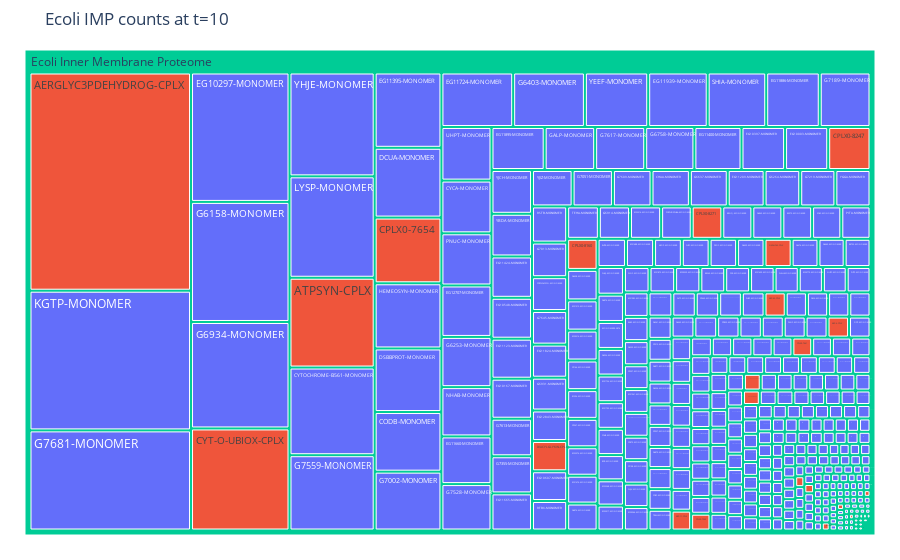

Notebook source saved alongside this figure:
### Code cell
fig = px.treemap(df_scatter_plot,\
                 path=[px.Constant("Ecoli Inner Membrane Proteome"), 'protein'], \
                 values="t10", custom_data = ["common_name", "t10_count_percent"], color = "type", \
                 title="Ecoli IMP counts at t=10")
# fig.data[0].textinfo = 'name'
# fig.update_traces(textinfo='label+text', textfont_size=12)
fig.update_traces(hovertemplate='''Count: %{value} <br>Percent: %{customdata[1]}<br>Name: %{customdata[0]}''')

fig.update_traces(root_color="lightgrey")
fig.update_layout(margin = dict(t=50, l=25, r=25, b=25))

fig.show()

### Figure 1 — Plotly figure (JSON) as saved in the notebook; plotly's stock layout.template omitted (floating-point values rounded to 4 significant figures; data arrays with more than 128 entries replaced by an {"elided": "..."} marker saying what was removed)
{"data": [{"branchvalues": "total", "customdata": {"elided": "415x3 mixed values"}, "domain": {"x": [0, 1], "y": [0, 1]}, "hovertemplate": "Count: %{value} <br>Percent: %{customdata[1]}<br>Name: %{customdata[0]}", "ids": {"elided": "415 str values"}, "labels": {"elided": "415 str values"}, "marker": {"colors": {"elided": "415 str values"}}, "name": "", "parents": {"elided": "415 str values"}, "root": {"color": "lightgrey"}, "type": "treemap", "values": {"elided": "415 int values"}}], "layout": {"legend": {"tracegroupgap": 0}, "margin": {"b": 25, "l": 25, "r": 25, "t": 50}, "title": {"text": "Ecoli IMP counts at t=10"}}}
